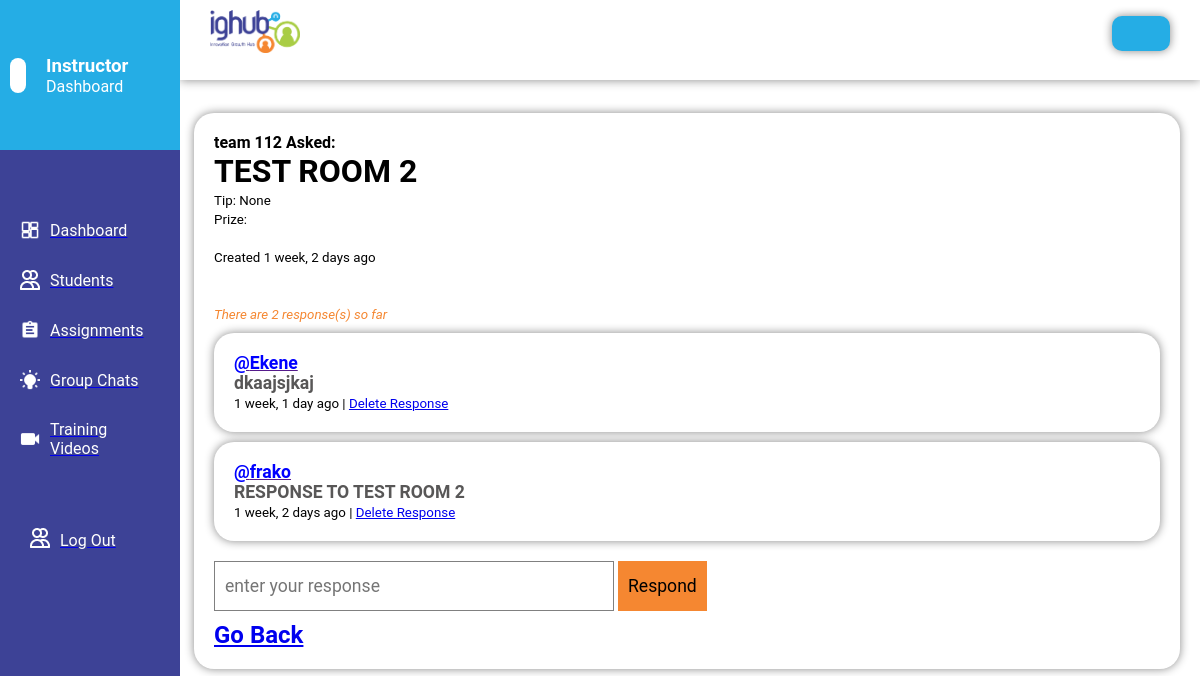
The page /staff/tutorquestiondetails/16/ on the database its author committed.
### lmsapp/models.py (models this page shows, shortened)
class Rooms(models.Model):
    user = models.ForeignKey(User, on_delete=models.SET_NULL, null=True, blank = True)
    question = models.TextField(max_length=400)
    tips = models.CharField(max_length=100, blank=True, null=True)
    updated = models.DateTimeField(auto_now=True)
    created = models.DateTimeField(auto_now_add=True)
    class Meta:
        ordering = ['-updated', '-created']

class Response(models.Model):
    user = models.ForeignKey(User, on_delete=models.SET_NULL, null=True)
    room = models.ForeignKey(Rooms, on_delete=models.CASCADE)
    body = models.TextField(max_length=1000)
    updated = models.DateTimeField(auto_now=True, null=True, blank=True)
    created = models.DateTimeField(auto_now_add=True, null=True, blank=True)
    class Meta:
        ordering = ['-updated', '-created']

### tutorsapp/views.py (the view, shortened to what this page needs)
def TutorQuestiondetails(request, pk):
    quiz = Rooms.objects.get(id = pk)
    responses = quiz.response_set.all().order_by('-created')
    count_responses = responses.count()
    context = {'quiz': quiz, "responses": responses,
               "count_responses": count_responses}
    return render(request, 'tutorsapp/tutorquestiondetails.html', context)

### tutorsapp/templates/tutorsapp/tutorquestiondetails.html (shortened to what this page needs)
{% extends 'generalsection.html' %} {% block content %} {% load static %}
<!DOCTYPE html>
<html lang="en">
	<head>
		<link rel="stylesheet" href="{% static 'styles/tutorquizdetails.css' %}" />
	</head>
	<body>
		<main>
            <div class="maininner">
                <div>
                    <h4>{{ quiz.user}} Asked:</h4>
                    <h1>{{ quiz.question }}</h1>
                    <small>Tip: {{ quiz.tips }}</small><br />
                    <small>Prize: {{ data.prize }}</small><br /><br />
                    <small>Created {{ quiz.created | timesince }} ago </small>
                </div>
                <br /><br />
                <small><i> There are {{ count_responses }} response(s) so far</i></small>
                {% for response in responses %}
                <div class="responsesout">
                    <div class="responses">
                        <a href=""><p>@{{response.user }}</p></a>
                        <p>{{response.body }}</p>
                        <small>{{response.created | timesince }} ago | <a href = "/staff/deleteresponse/{{response.id}}/"> Delete Response</a></small>
                    </div>
                </div>
                {% endfor %}
                <form method="POST" action="">
                    <input name="body" placeholder="enter your response" />
                    <button type="submit" name="submit">Respond</button>
                </form>
                <a href={% url 'TutorQuestion' %}><h2>Go Back</h2></a>
            </div>
		</main>
	</body>
</html>
{% endblock content %}

### static/styles/admindashboard.css (style rules this page uses)
* { margin: 0; padding: 0; box-sizing: border-box; font-family: roboto, tahoma; }
button { padding: 10px; font-size: 1rem; text-decoration: none; background-color: #F58731; border: 0px; margin-top: 5px; cursor: pointer; }

### static/styles/tutorquizdetails.css (style rules this page uses)
* { box-sizing: border-box; margin: 0; padding: 0; font-family: roboto, tahoma; }
main { padding: 20px; }
.maininner { margin-top: 8%; box-shadow: 0px 0px 10px #888888; border-radius: 20px; width: 85%; margin-left: 15%; padding: 20px; }
.responses { padding: 20px; border-radius: 20px; margin-top: 10px; box-shadow: 0px 0px 10px #888888; }
.responses p { color: rgb(88, 87, 87); font-weight: 600; font-size: 1.1rem; }
.responses a p { color: blue; text-decoration: none; }
main input { width: 400px; height: 50px; padding: 10px; margin-bottom: 10px; margin-top: 20px; font-size: 1.1rem; border: 1px solid grey }
main button { padding: 10px; font-size: 1rem; height: 50px; text-decoration: none; background-color: #F58731; border: 0px; margin-top: 5px; cursor: pointer; font-size: 1.1rem; }
i { color: #F58731; }

### rows shown on the page
Rooms: user "team 112", question "TEST ROOM 2", tips "None", created "1 week, 2 days"
Response: user "Ekene", body "dkaajsjkaj", created "1 week, 1 day"
Response: user "frako", body "RESPONSE TO TEST ROOM 2", created "1 week, 2 days"

### other values the page prints
{{ count_responses }} "2"
